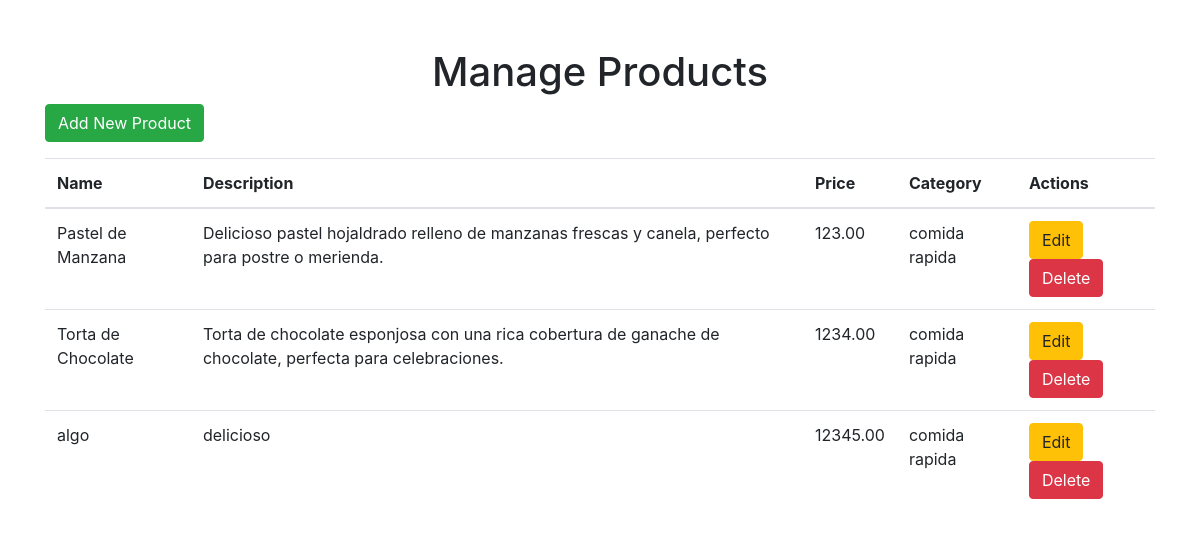
Page /dashboard/products/ (signed in) on the committed database.
### core/models.py (models this page shows, shortened)
class Product(models.Model):
    code = models.CharField(max_length=100, unique=True)
    name = models.CharField(max_length=200)
    description = models.TextField()
    price = models.DecimalField(max_digits=10, decimal_places=2)
    category = models.ForeignKey(Category, on_delete=models.CASCADE)

class Category(models.Model):
    name = models.CharField(max_length=100)

### core/views.py (the view)
# urls.py: path('dashboard/products/', views.admin_products, name='admin_products'),
@staff_member_required
def admin_products(request):
    products = Product.objects.all()
    return render(request, 'core/admin_products.html', {'products': products})

### core/templates/core/admin_products.html (shortened to what this page needs)
{% extends 'core/base.html' %}
{% block content %}
<h1 class="text-center">Manage Products</h1>
<a href="{% url 'admin_product_create' %}" class="btn btn-success mb-3">Add New Product</a>
<table class="table">
    <thead>
        <tr>
            <th>Name</th>
            <th>Description</th>
            <th>Price</th>
            <th>Category</th>
            <th>Actions</th>
        </tr>
    </thead>
    <tbody>
        {% for product in products %}
        <tr>
            <td>{{ product.name }}</td>
            <td>{{ product.description }}</td>
            <td>{{ product.price }}</td>
            <td>{{ product.category.name }}</td>
            <td>
                <a href="{% url 'admin_product_update' product.pk %}" class="btn btn-warning">Edit</a>
                <a href="{% url 'admin_product_delete' product.pk %}" class="btn btn-danger">Delete</a>
            </td>
        </tr>
        {% endfor %}
    </tbody>
</table>
{% endblock %}

### rows in the picture
Product: name "Pastel de Manzana", description "Delicioso pastel hojaldrado relleno de manzanas frescas y canela, perfecto para postre o merienda.", price "123.00", category.name "comida rapida"
Product: name "Torta de Chocolate", description "Torta de chocolate esponjosa con una rica cobertura de ganache de chocolate, perfecta para celebraciones.", price "1234.00", category.name "comida rapida"
Product: name "algo", description "delicioso", price "12345.00", category.name "comida rapida"
